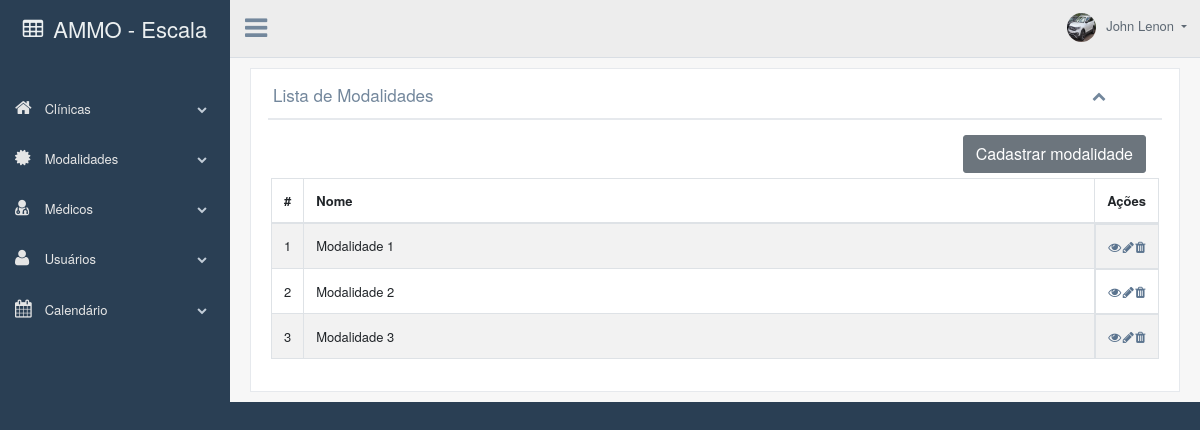
The app's page /listaModalidades.php (signed in), older data.
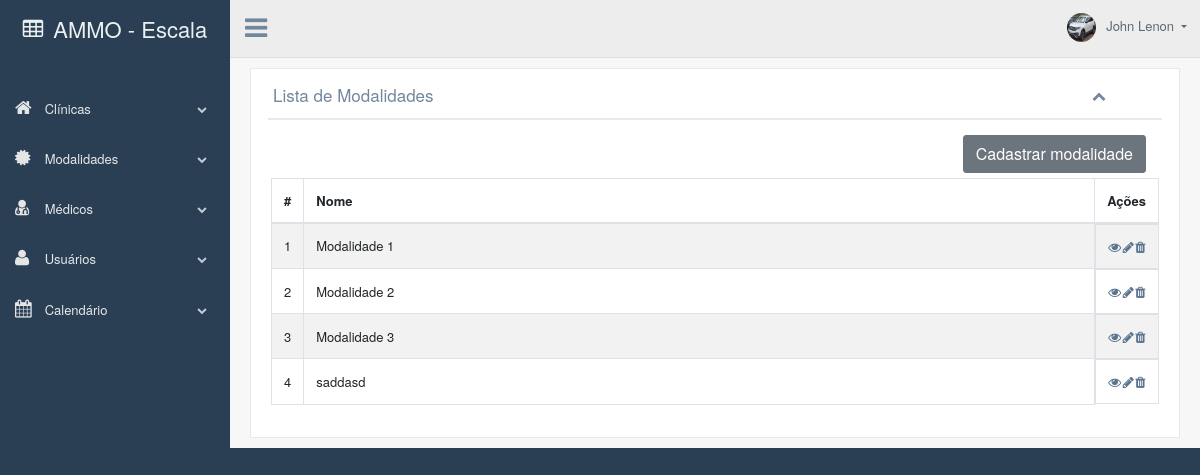
The same page, newer data.
### tables this page shows
CREATE TABLE `modalidades` (
  `id` int(11) NOT NULL,
  `nome` varchar(255) NOT NULL
);

### listaModalidades.php (the view, shortened to what this page needs)
<!DOCTYPE html>
<html lang="pt-br">
<head>
    <?php include("links.php"); ?>
</head>
<body class="nav-md">
    <div class="container body">
        <div class="main_container">
            <div class="col-md-3 left_col">
                <div class="left_col scroll-view">
                    <?php include("estrutura/barra_lateral.php"); ?>
                </div>
            </div>
            <?php include("estrutura/cabecalho.php"); ?>
            <div class="right_col" role="main">
                <div class="row">
                    <div class="col-md-12 col-sm-12">
                        <div class="x_panel">
                            <div class="x_title">
                                <h2>Lista de Modalidades</h2>
                                <ul class="nav navbar-right panel_toolbox">
                                    <li><a class="collapse-link"><i class="fa fa-chevron-up"></i></a>
                                    </li>
                                </ul>
                                <div class="clearfix"></div>
                            </div>
                            <div class="x_content">
                                <div class="d-flex justify-content-end mr-2"><a href="cadastroModalidades.php" class='btn btn-secondary'>Cadastrar modalidade</a></div>
                                <div class="card-box table-responsive">
                                    <table id="datatable-responsive" class="table table-striped table-bordered dt-responsive nowrap compact" cellspacing="0" width="100%">
                                        <thead>
                                            <tr>
                                                <th style="width: 0px">#</th>
                                                <th>Nome</th>
                                                <th style="width: 0px">Ações</th>
                                            </tr>
                                        </thead>
                                        <tbody>
                                            <?php
                                            $modalidades = $mysqli->query("SELECT * FROM modalidades");
                                            $i = 0;
                                            foreach ($modalidades as $modalidades) :
                                            ?>
                                                <tr>
                                                    <td class="align-middle" scope="row"><?php echo ++$i; ?></td>
                                                    <td class="align-middle"><?php echo $modalidades['nome']; ?></td>
                                                    <td class="align-middle d-flex justify-content-between">
                                                        <form style="margin: 0px;" action="detalhesModalidades.php?id=<?php echo $modalidades['id'] ?>" method="POST">
                                                            <a href="javascript:void(0);" onclick="submitForm(this);" class="fa fa-eye" style="border:none; background-color:transparent;"></a>
                                                        </form>
                                                        <div>
                                                            <a href="editarCadastros.php?modalidade=<?php echo $modalidades['id'] ?>" class='fa fa-pencil'></a>
                                                        </div>
                                                        <div>
                                                            <a href="javascript:void(0);" id="<?php echo $modalidades['id'] ?>" onclick="encaminharId(this)" data-toggle="modal" data-target=".bs-example-modal-lg" class='fa fa-trash'></a>
                                                        </div>
                                                    </td>
                                                </tr>
                                            <?php
                                            endforeach;
                                            ?>
                                        </tbody>
                                    </table>
                                </div>
                            </div>
                        </div>
                    </div>
                </div>
            </div>
        </div>
    </div>
</body>
</html>

Row changes from the older to the newer data that the page shows:
added modalidades: nome "saddasd"
